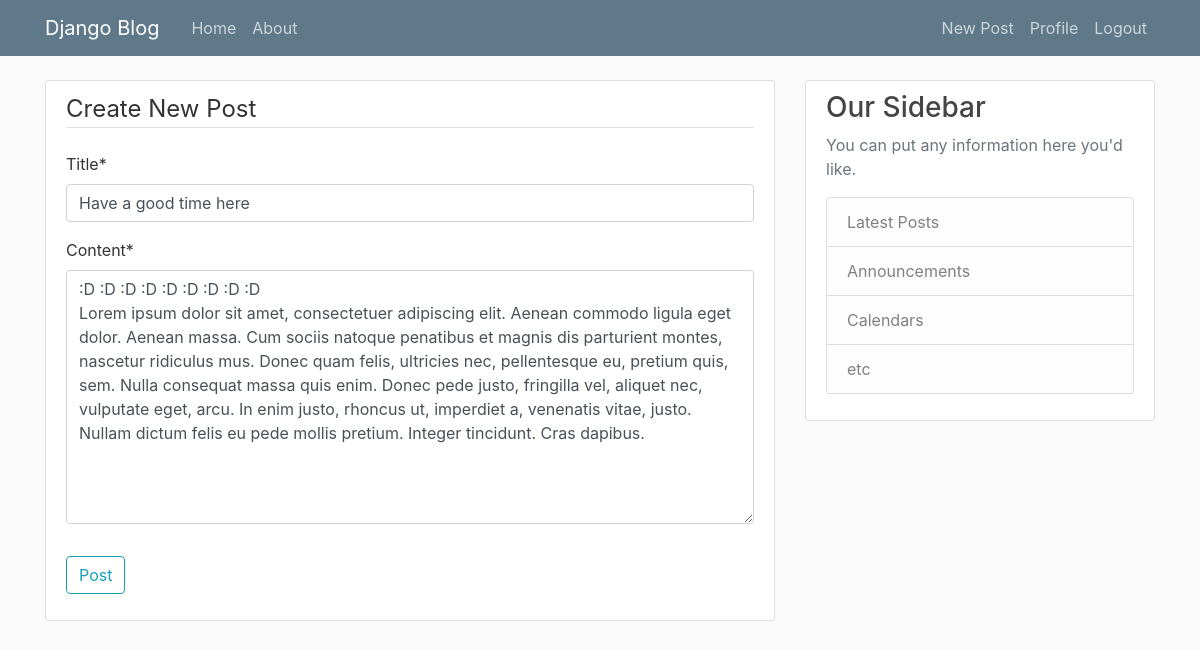
/post/18/update (signed in), run on the app's committed database.
### blog/models.py (models this page shows, shortened)
class Post(models.Model):
    title = models.CharField(max_length=100)
    content = models.TextField()
    date_posted = models.DateTimeField(default=timezone.now)
    author = models.ForeignKey(User, on_delete=models.CASCADE)

### blog/views.py (the view, shortened to what this page needs)
# urls.py: path('post/<int:pk>/update', PostUpdateView.as_view(), name='post-update'),
class PostUpdateView(LoginRequiredMixin, UserPassesTestMixin, UpdateView,):
    model = Post
    fields = ['title', 'content']
    def test_func(self):
        post = self.get_object()
        if self.request.user == post.author:
            return True
        return False

### blog/templates/blog/post_form.html (shortened to what this page needs)
{% extends "blog/base.html" %}
{% load crispy_forms_tags %}
{% block content %}
    <div class="content-section">
        <form method="POST">
            <fieldset class="form-group">
                <legend class="border-bottom mb-4">Create New Post</legend>
                {{ form|crispy }}
            </fieldset>
            <div class="form-group">
                <button class="btn btn-outline-info" type="submit">Post</button>
            </div>
        </form>
    </div>
{% endblock content %}

### blog/static/blog/main.css (style rules this page uses)
body { background: #fafafa; color: #333333; margin-top: 5rem; }
.content-section { background: #ffffff; padding: 10px 20px; border: 1px solid #dddddd; border-radius: 3px; margin-bottom: 20px; }

### data on the page
Post: title "Have a good time here", content ":D :D :D :D :D :D :D :D :D Lorem ipsum dolor sit amet, consectetuer adipiscing elit. Aenean commodo ligula eget dolor. Aenean massa. Cum sociis natoque penatibus et magnis dis parturient montes, nascetur ridiculus mus. Donec quam felis, ultricies nec, pellentesque eu, pretium quis, sem. Nulla consequat massa quis enim. Donec pede justo, fringilla vel, aliquet nec, vulputate eget, arcu. In enim justo, rhoncus ut, imperdiet a, venenatis vitae, justo. Nullam dictum felis eu pede mollis pretium. Integer tincidunt. Cras dapibus."
